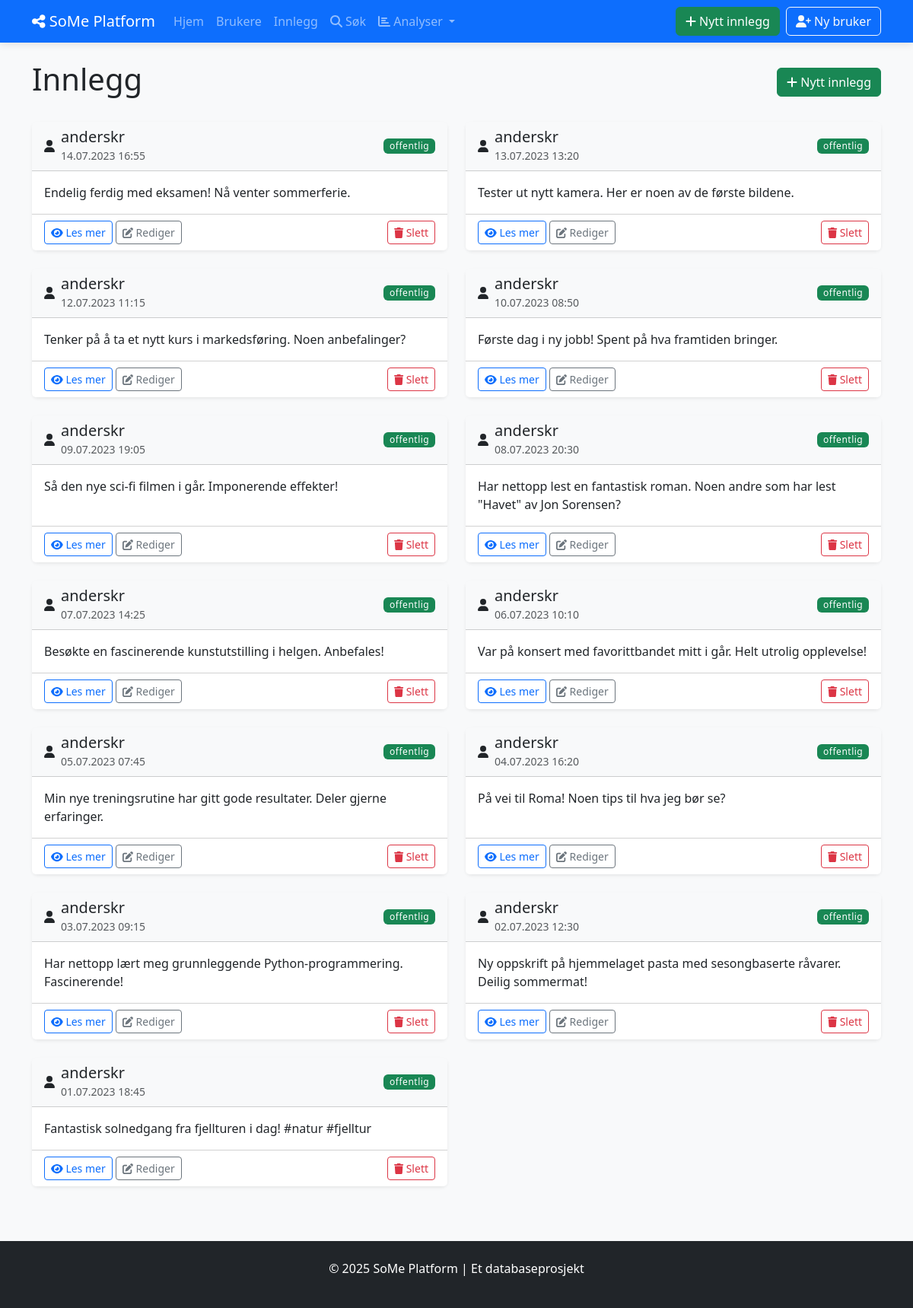
Page /posts on the earlier database version.
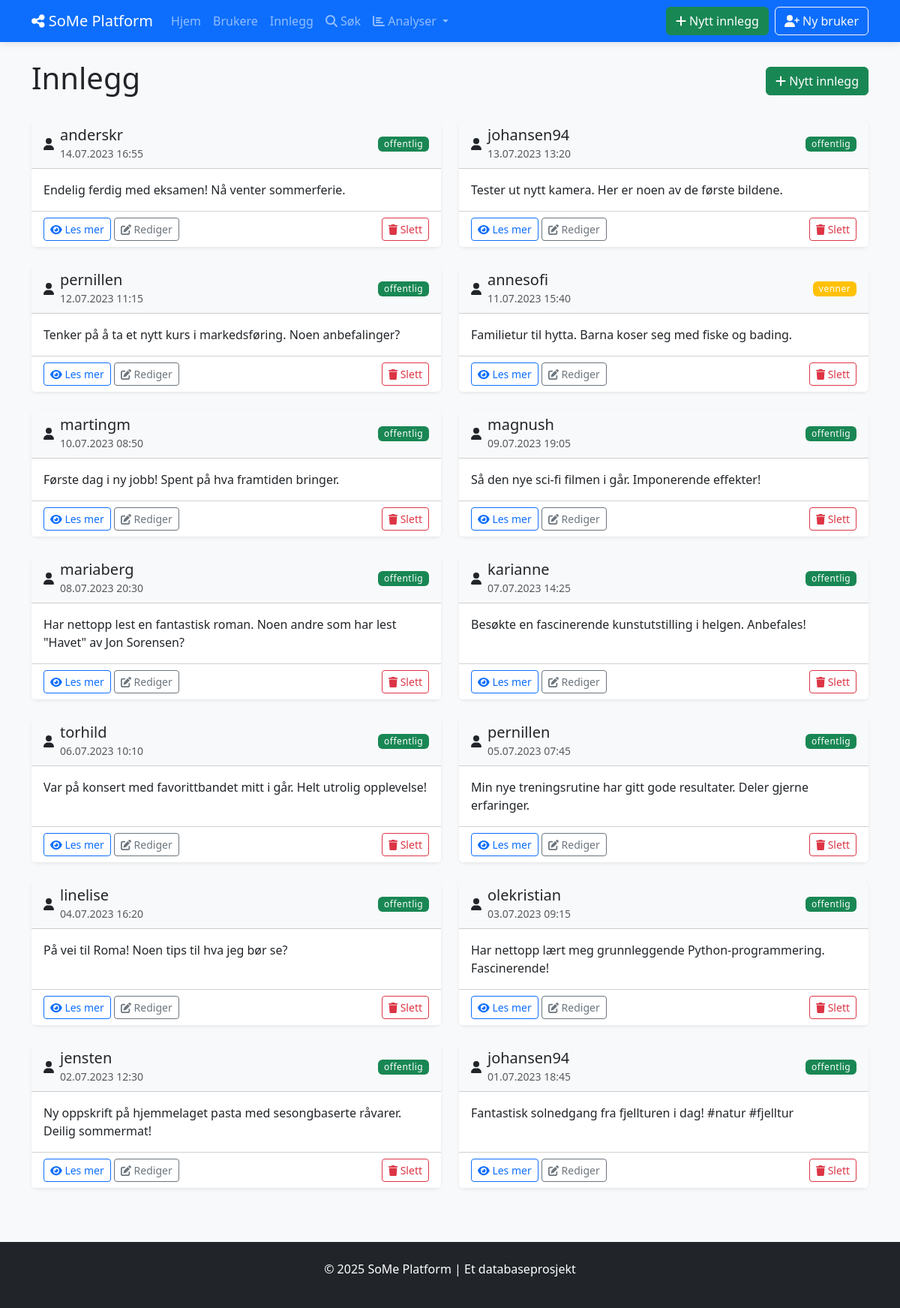
Same page on the later database version.
### tables this page shows
CREATE TABLE INNLEGG (
            innlegg_id INTEGER PRIMARY KEY AUTOINCREMENT,
            innhold TEXT NOT NULL,
            opprettet_dato DATETIME NOT NULL DEFAULT CURRENT_TIMESTAMP,
            oppdatert_dato DATETIME DEFAULT CURRENT_TIMESTAMP,
            synlighet TEXT NOT NULL DEFAULT 'offentlig',
            bruker_id INTEGER NOT NULL,
            FOREIGN KEY (bruker_id) REFERENCES BRUKERE(bruker_id) ON DELETE CASCADE
        );

CREATE TABLE BRUKERE (
            bruker_id INTEGER PRIMARY KEY AUTOINCREMENT,
            brukernavn TEXT NOT NULL UNIQUE,
            epost TEXT NOT NULL UNIQUE,
            passord_hash TEXT NOT NULL,
            profilbilde TEXT,
            bio TEXT,
            registrerings_dato DATE NOT NULL DEFAULT CURRENT_DATE,
            fødselsdato DATE,
            status TEXT DEFAULT 'aktiv'
        );

### social_media_app/app.py (the view)
@app.route('/posts')
def list_posts():
    try:
        with Database() as db:
            posts = db.fetchall("""
                SELECT i.*, b.brukernavn
                FROM INNLEGG i
                JOIN BRUKERE b ON i.bruker_id = b.bruker_id
                ORDER BY i.opprettet_dato DESC
            """)
            formatted_posts = []
            for post in posts:
                post_dict = dict(post)
                for date_field in ['opprettet_dato', 'oppdatert_dato']:
                    if date_field in post_dict and post_dict[date_field]:
                        try:
                            if isinstance(post_dict[date_field], str):
                                if 'T' in post_dict[date_field]:  # ISO format
                                    post_dict[date_field] = datetime.fromisoformat(post_dict[date_field].replace('Z', '+00:00'))
                                else:  # SQLite default format
                                    post_dict[date_field] = datetime.strptime(post_dict[date_field], '%Y-%m-%d %H:%M:%S')
                        except (ValueError, TypeError):
                            try:
                                post_dict[date_field] = datetime.strptime(post_dict[date_field], '%Y-%m-%d')
                            except (ValueError, TypeError):
                                post_dict[date_field] = datetime.now()
                formatted_posts.append(post_dict)
            return render_template('posts/list.html', posts=formatted_posts)
    except Exception as e:
        flash(f'Error fetching posts: {str(e)}', 'danger')
        return render_template('posts/list.html', posts=[])

### social_media_app/db_config.py (called while the page is built)
    def __enter__(self):
        return self

    def __exit__(self, exc_type, exc_val, exc_tb):
        self.cursor.close()
        if self.conn:
            self.conn.close()

    def fetchall(self, sql, params=None):
        self.cursor.execute(sql, params or ())
        return self.cursor.fetchall()

### social_media_app/templates/posts/list.html (shortened to what this page needs)
{% extends "base.html" %}
{% block content %}
<div class="d-flex justify-content-between align-items-center mb-4">
    <h1>Innlegg</h1>
    <a href="{{ url_for('show_create_post') }}" class="btn btn-success">
        <i class="fas fa-plus"></i> Nytt innlegg
    </a>
</div>
{% if posts %}
    <div class="row">
        {% for post in posts %}
        <div class="col-md-6 mb-4">
            <div class="card shadow-sm h-100">
                <div class="card-header bg-light d-flex justify-content-between align-items-center">
                    <div class="d-flex align-items-center">
                        <div class="me-2">
                            <span class="user-icon">
                                <i class="fas fa-user"></i>
                            </span>
                        </div>
                        <div>
                            <h5 class="card-title mb-0">{{ post.brukernavn }}</h5>
                            <small class="text-muted">{{ post.opprettet_dato.strftime('%d.%m.%Y %H:%M') }}</small>
                        </div>
                    </div>
                    <span class="badge {{ 'bg-success' if post.synlighet == 'offentlig' else 'bg-warning' }}">
                        {{ post.synlighet }}
                    </span>
                </div>
                <div class="card-body">
                    <p class="card-text">
                        {% if post.innhold|length > 150 %}
                            {{ post.innhold[:150] }}...
                        {% else %}
                            {{ post.innhold }}
                        {% endif %}
                    </p>
                </div>
                <div class="card-footer bg-white">
                    <div class="d-flex justify-content-between align-items-center">
                        <div>
                            <a href="{{ url_for('view_post', post_id=post.innlegg_id) }}" class="btn btn-sm btn-outline-primary">
                                <i class="fas fa-eye"></i> Les mer
                            </a>
                            <a href="{{ url_for('show_edit_post', post_id=post.innlegg_id) }}" class="btn btn-sm btn-outline-secondary">
                                <i class="fas fa-edit"></i> Rediger
                            </a>
                        </div>
                        <div>
                            <button type="button" class="btn btn-sm btn-outline-danger"
                                    data-bs-toggle="modal" data-bs-target="#deletePostModal{{ post.innlegg_id }}">
                                <i class="fas fa-trash"></i> Slett
                            </button>
                        </div>
                    </div>
                </div>
            </div>
        </div>
        {% endfor %}
    </div>
{% endif %}
{% endblock %}

Differences in the rows shown:
removed INNLEGG: brukernavn "anderskr", opprettet_dato "13.07.2023 13:20", synlighet "offentlig", innhold "Tester ut nytt kamera. Her er noen av de første bildene."
removed INNLEGG: brukernavn "anderskr", opprettet_dato "12.07.2023 11:15", synlighet "offentlig", innhold "Tenker på å ta et nytt kurs i markedsføring. Noen anbefalinger?"
removed INNLEGG: brukernavn "anderskr", opprettet_dato "10.07.2023 08:50", synlighet "offentlig", innhold "Første dag i ny jobb! Spent på hva framtiden bringer."
removed INNLEGG: brukernavn "anderskr", opprettet_dato "09.07.2023 19:05", synlighet "offentlig", innhold "Så den nye sci-fi filmen i går. Imponerende effekter!"
removed INNLEGG: brukernavn "anderskr", opprettet_dato "08.07.2023 20:30", synlighet "offentlig", innhold "Har nettopp lest en fantastisk roman. Noen andre som har lest \"Havet\" av Jon Sorensen?"
removed INNLEGG: brukernavn "anderskr", opprettet_dato "07.07.2023 14:25", synlighet "offentlig", innhold "Besøkte en fascinerende kunstutstilling i helgen. Anbefales!"
removed INNLEGG: brukernavn "anderskr", opprettet_dato "06.07.2023 10:10", synlighet "offentlig", innhold "Var på konsert med favorittbandet mitt i går. Helt utrolig opplevelse!"
removed INNLEGG: brukernavn "anderskr", opprettet_dato "05.07.2023 07:45", synlighet "offentlig", innhold "Min nye treningsrutine har gitt gode resultater. Deler gjerne erfaringer."
removed INNLEGG: brukernavn "anderskr", opprettet_dato "04.07.2023 16:20", synlighet "offentlig", innhold "På vei til Roma! Noen tips til hva jeg bør se?"
removed INNLEGG: brukernavn "anderskr", opprettet_dato "03.07.2023 09:15", synlighet "offentlig", innhold "Har nettopp lært meg grunnleggende Python-programmering. Fascinerende!"
removed INNLEGG: brukernavn "anderskr", opprettet_dato "02.07.2023 12:30", synlighet "offentlig", innhold "Ny oppskrift på hjemmelaget pasta med sesongbaserte råvarer. Deilig sommermat!"
removed INNLEGG: brukernavn "anderskr", opprettet_dato "01.07.2023 18:45", synlighet "offentlig", innhold "Fantastisk solnedgang fra fjellturen i dag! #natur #fjelltur"
added INNLEGG: brukernavn "johansen94", opprettet_dato "13.07.2023 13:20", synlighet "offentlig", innhold "Tester ut nytt kamera. Her er noen av de første bildene."
added INNLEGG: brukernavn "pernillen", opprettet_dato "12.07.2023 11:15", synlighet "offentlig", innhold "Tenker på å ta et nytt kurs i markedsføring. Noen anbefalinger?"
added INNLEGG: brukernavn "annesofi", opprettet_dato "11.07.2023 15:40", synlighet "venner", innhold "Familietur til hytta. Barna koser seg med fiske og bading."
added INNLEGG: brukernavn "martingm", opprettet_dato "10.07.2023 08:50", synlighet "offentlig", innhold "Første dag i ny jobb! Spent på hva framtiden bringer."
added INNLEGG: brukernavn "magnush", opprettet_dato "09.07.2023 19:05", synlighet "offentlig", innhold "Så den nye sci-fi filmen i går. Imponerende effekter!"
added INNLEGG: brukernavn "mariaberg", opprettet_dato "08.07.2023 20:30", synlighet "offentlig", innhold "Har nettopp lest en fantastisk roman. Noen andre som har lest \"Havet\" av Jon Sorensen?"
added INNLEGG: brukernavn "karianne", opprettet_dato "07.07.2023 14:25", synlighet "offentlig", innhold "Besøkte en fascinerende kunstutstilling i helgen. Anbefales!"
added INNLEGG: brukernavn "torhild", opprettet_dato "06.07.2023 10:10", synlighet "offentlig", innhold "Var på konsert med favorittbandet mitt i går. Helt utrolig opplevelse!"
added INNLEGG: brukernavn "pernillen", opprettet_dato "05.07.2023 07:45", synlighet "offentlig", innhold "Min nye treningsrutine har gitt gode resultater. Deler gjerne erfaringer."
added INNLEGG: brukernavn "linelise", opprettet_dato "04.07.2023 16:20", synlighet "offentlig", innhold "På vei til Roma! Noen tips til hva jeg bør se?"
added INNLEGG: brukernavn "olekristian", opprettet_dato "03.07.2023 09:15", synlighet "offentlig", innhold "Har nettopp lært meg grunnleggende Python-programmering. Fascinerende!"
added INNLEGG: brukernavn "jensten", opprettet_dato "02.07.2023 12:30", synlighet "offentlig", innhold "Ny oppskrift på hjemmelaget pasta med sesongbaserte råvarer. Deilig sommermat!"
added INNLEGG: brukernavn "johansen94", opprettet_dato "01.07.2023 18:45", synlighet "offentlig", innhold "Fantastisk solnedgang fra fjellturen i dag! #natur #fjelltur"
